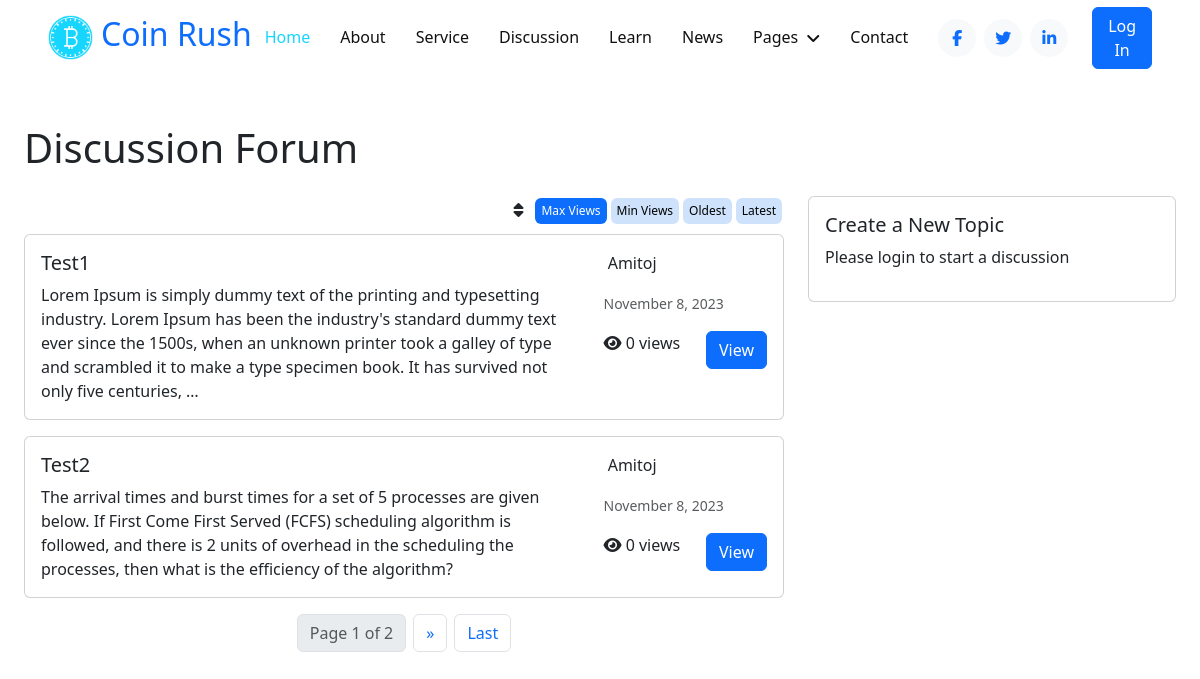
/discussion/, run on an earlier commit of the app's database.
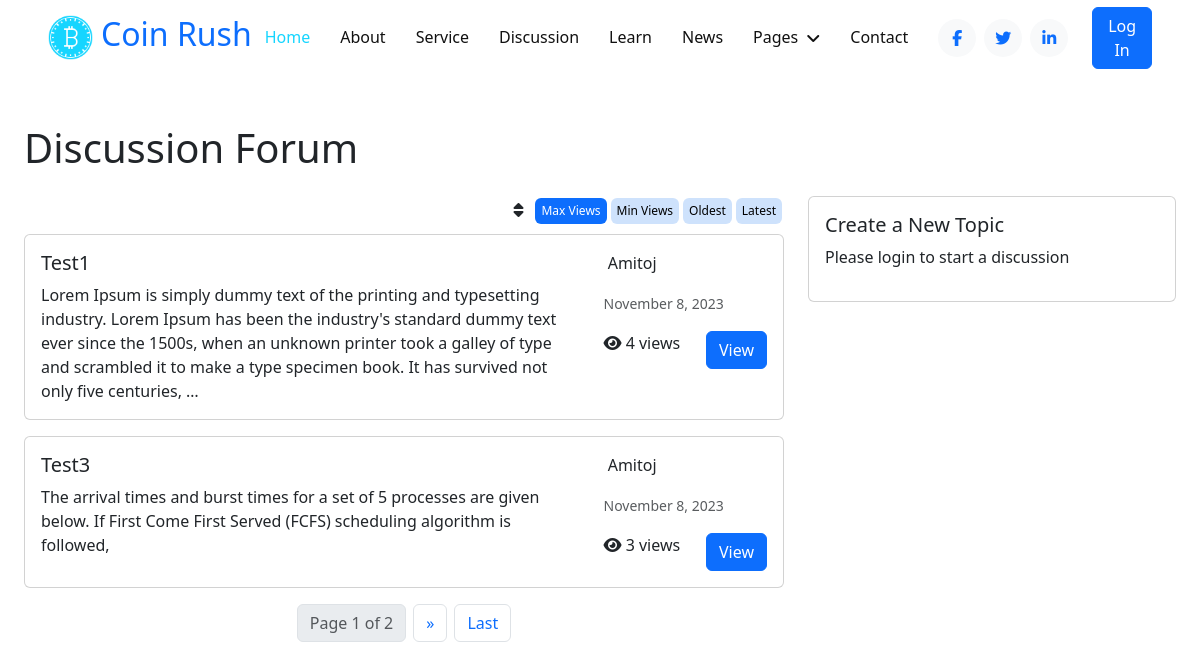
And on a later commit of the database.
### coinRush/models.py (models this page shows, shortened)
class Post(models.Model):
    title = models.CharField(max_length=200)
    content = models.TextField()
    created_by = models.ForeignKey(User, on_delete=models.CASCADE)
    created_at = models.DateTimeField(auto_now_add=True)
    views=models.PositiveIntegerField(default=0)

class User(AbstractBaseUser, PermissionsMixin):
    email = models.EmailField(default="", unique=True, blank=True, max_length=255)
    name = models.CharField(max_length=255, blank=True, default="")
    profile_pic = models.ImageField(null=True, blank=True)
    photo_id = models.ImageField(null=True, blank=True)
    is_staff = models.BooleanField(default=False)
    is_active = models.BooleanField(default=True)
    is_superuser = models.BooleanField(default=False)
    created_date = models.DateTimeField(default=timezone.now())
    last_login = models.DateTimeField(blank=True, null=True)
    objects = AuthUserManager()
    USERNAME_FIELD = "email"
    EMAIL_FIELD = "email"
    REQUERIES_FIELD = []
    class Meta:
        verbose_name = "User"
        verbose_name_plural = "Users"

### coinRush/views.py (the view)
# urls.py: path("discussion/", views.discussion, name="discussion"),
def discussion(request):
    ord_by=request.GET.get("order_by")
    order_string="-views"
    if ord_by==None or ord_by=='max-views' or ord_by=="":
        order_string = "-views"
    elif ord_by=='min-views':
        order_string='views'
    elif ord_by=='latest':
        order_string='-created_at'
    elif ord_by=='oldest':
        order_string = 'created_at'
    post_list = Post.objects.all().order_by(
        order_string
    )  # Replace with your queryset for your posts
    paginator = Paginator(post_list, 2)  # Show 5 posts per page
    page = request.GET.get("page")
    posts = paginator.get_page(page)
    if request.method == "POST":
        form = PostForm(request.POST)
        if form.is_valid():
            post = form.save(commit=False)
            post.created_by = request.user  # Assign the logged-in user
            post.save()
            return redirect("discussion")
    else:
        form = PostForm()
    return render(request, "posts/discussion_all.html", {"posts": posts, "form": form})

### coinRush/templates/posts/discussion_all.html (shortened to what the changed rows need)
{% extends "Base/base.html" %}
{% load static %}
{% block extraHead %}
    <link rel="stylesheet" href="{% static 'css/news.css' %}">
{% endblock extraHead %}
{% block content %}
  <div class="container-fluid">
    <h1 class="mt-5">Discussion Forum</h1>
    <div class="row mt-4">
        <div class="col-lg-8">
            {% for post in posts %}
                <div class="card mb-3">
                    <div class="card-body row">
                        <div class="col-md-9">
                            <h5 class="card-title">{{ post.title }}</h5>
                            <p class="card-text">
                                {{ post.content|truncatewords:50 }}
                            </p>
                        </div>
                        <div class="d-md-block d-none col-md-3 d-flex-column ">
                            <p class="card-text"><img src={{post.created_by.profile_pic}}>
                                <span class="text-bold">{{ post.created_by.name | title }}</span></p>
                            <p class="card-text"><small class="text-muted">{{ post.created_at|date:"F j, Y" }}</small></p>
                             <p class="card-text d-flex justify-content-between "><span><i class="fa fa-eye"></i> {{ post.views }} views</span> <a href="{% url 'discussion_single' post.id %}?fl=true" class="btn btn-primary">View</a></p>
                        </div>
                    </div>
                </div>
            {% endfor %}
        </div>
    </div>
</div>
{% endblock content %}

What changed in the data, as far as the page shows it:
no longer on this page (row edited): Post: title "Test2", content "The arrival times and burst times for a set of 5 processes are given below. If First Come First Served (FCFS) scheduling algorithm is followed, and there is 2 units of overhead in the scheduling the processes, then what is the efficiency of the algorithm?", created_by.name "Amitoj", created_at "November 8, 2023", views "0"
changed Post "Test1": views "0" → "4"
now on this page (row edited): Post: title "Test3", content "The arrival times and burst times for a set of 5 processes are given below. If First Come First Served (FCFS) scheduling algorithm is followed,", created_by.name "Amitoj", created_at "November 8, 2023", views "3"
